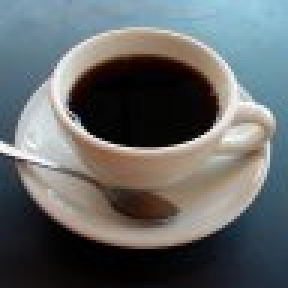
//> input picture src/coffee.jpg, 96 x 96 px (shown 3 times larger)
$ ./gen_shift_downsample_image ../coffee.jpg   (built with g++ and OpenCV 4)
//> lines starting //> are read from the running program, lines starting //| are printed output that depends on the picture
### src/final/debug.h
/* For OpenCV functions and data types */
#include <opencv/cv.h>
#include <opencv2/core/core.hpp>
#include <opencv2/highgui/highgui.hpp>

/* For console I/O */
#include <iostream>

/* For string variables and functions */
#include <string>

/* For creating vectors of various data types */
#include <vector>

//#define DEBUG

void debug(std::string);
void printMatrix(cv::Mat);

### src/final/input_image.h
#ifndef INPUT_IMAGE
#define INPUT_IMAGE

struct input_image {
	std::string name;
	cv::Mat file;
	int vertical_shift;
	int horizontal_shift;
	float prob;
	float score;
};

#endif

### src/final/load_images.h
/* For OpenCV datatypes and functions */
#include <opencv/cv.h>
#include <opencv2/core/core.hpp>
#include <opencv2/highgui/highgui.hpp>

#include <sys/types.h>
#include <dirent.h>
#include <errno.h>

/* For creating vectors of various data types */
#include <vector>

/* For string variables and functions */
#include <string>

/* For Console I/O */
#include <iostream>

/* This class uses input_images */
#include "input_image.h"

/* For debugging purposes */
#include "debug.h"

void load_images(std::string dir,std::vector<input_image> *);

### src/final/image_manipulations.h
#ifdef _MSC_VER
#else
	#include <opencv/cv.h>
	#include <opencv2/core/core.hpp>
	#include <opencv2/highgui/highgui.hpp>
#endif
#include <iostream>

cv::Mat shiftMat(cv::Mat, int, int);
cv::Mat shiftMatRot(cv::Mat, int, int);
cv::Mat genShiftDownsampleMat(cv::Mat, int, int, int);
void copyRegion(cv::Mat&, cv::Mat&, int, int, int, int, int, int, int, int);

### src/final/image_manipulations.cpp
#include "image_manipulations.h"

using namespace std;
using namespace cv;


/******************************************************************************

    shiftMat accepts a CV_32F Mat and shifts it according to the integer
    parameters that are also passed to it.  It fills in the gaps left by the
    shift with the last line of pixels in the shifted image.  It then returns
    the image as a Mat.


    shiftMat:
        Mat input:
            The matrix to be shifted.
        int vertical:
            An integer value that determines how far the image needs to be
            shifted vertically.  Negative shifts upward, positive shifts
            downward.
        int horizontal:
            An integer value that determines how far the image needs to be
            shifted horizontally.  Negative shifts left, positive shifts right.

******************************************************************************/
Mat shiftMat(   Mat input,
                int vertical,
                int horizontal ){
    debug("ShiftMat called");
    Mat src;
    Mat image_shifted;
    bool opposite_direction;

    /* Do deep copy, apparently this doesn't happen when passing */
    input.copyTo(src);
    src.copyTo(image_shifted);

    opposite_direction = (vertical < 0);
    if(opposite_direction){
        vertical *= -1;
    }
    for(int i = 1; i <= vertical && i < src.rows; i++){
        if(opposite_direction){
            copyRegion(
                src,image_shifted,
                0, i, src.cols, src.rows - i,
                0, 0, src.cols, src.rows - i
            );
        }else{
            copyRegion(
                src,image_shifted,
                0, 0, src.cols, src.rows - i,
                0, i, src.cols, src.rows - i
            );
        }
    }

    /* Save changes in prep for second direction */
    image_shifted.copyTo(src);

    opposite_direction = (horizontal < 0);
    if(opposite_direction){
        horizontal *= -1;
    }
    for(int i = 1; i <= horizontal && i < src.cols; i++){
        if(opposite_direction){
            copyRegion(
                src,image_shifted,
                i, 0, src.cols - i, src.rows,
                0, 0, src.cols - i, src.rows
            );
        }else{
            copyRegion(
                src,image_shifted,
                0, 0, src.cols - i, src.rows,
                i, 0, src.cols - i, src.rows
            );
        }
    }

    return image_shifted;
}

/******************************************************************************

    shiftMatRot accepts a CV_32F Mat and shifts it according to the integer
    parameters that are also passed to it.  It fills in the gaps left by the
    shift with the pixels that were shifted off of the other side of the image.
    It then returns the image as a Mat.


    shiftMatRot:
        Mat input:
            The matrix to be shifted.
        int vertical:
            An integer value that determines how far the image needs to be
            shifted vertically.  Negative shifts upward, positive shifts
            downward.
        int horizontal:
            An integer value that determines how far the image needs to be
            shifted horizontally.  Negative shifts left, positive shifts right.

******************************************************************************/
// [93 lines left out: function shiftMatRot, not called in this run]

/******************************************************************************

    copyRegion accepts a pointer to a source matrix and a destination matrix as
    parameters along with integer values that specify a region in each image.
    The function copys the specified region in the src Mat into the specified
    region of the dest Mat.


    copyRegion:
        Mat &src:
            Reference to a source matrix.
        Mat &dest:
            Reference to a destination matrix.
        int x1:
            The x coordinate of the left side of the selected region from src.
        int y1:
            The y coordinate of the top side of the selected region from src.
        int w1:
            The width of the region selected from src.
        int h1:
            The height of the region selected from src.
        int x2:
            The x coordinate of the left side of the selected region from dest.
        int y2:
            The y coordinate of the top side of the selected region from dest.
        int w2:
            The width of the region selected from dest.
        int h2:
            The height of the region selected from dest.

******************************************************************************/
void copyRegion(    Mat &src,
                    Mat &dest,
                    int x1,
                    int y1,
                    int w1,
                    int h1,
                    int x2,
                    int y2,
                    int w2,
                    int h2 ){
    CvRect src_region = cvRect( x1,y1,w1,h1 );
    CvRect dest_region = cvRect( x2,y2,w2,h2 );

    Mat src_roi = Mat(src,src_region);
    Mat dest_roi = Mat(dest,dest_region);

    src_roi.copyTo(dest_roi);
}

/******************************************************************************

    genShiftDownsampleMat shifts the src matrix as directed by up_down and
    left_right and then shrinks the image by a ratio of 1/downsample_ratio. It
    then returns the resulting Mat.

    genShiftDownsampleMat:
        Mat src:
            This is the source Mat to be shifted and downsampled.
        int up_down:
            An integer value that determines how far the image needs to be
            shifted vertically.  Negative shifts upward, positive shifts
            downward.
        int left_right:
            An integer value that determines how far the image needs to be
            shifted horizontally.  Negative shifts left, positive shifts right.
        int downsample_ratio:
            The inverse of the desired scale of the image.

******************************************************************************/
Mat genShiftDownsampleMat(  Mat src,
                            int up_down,
                            int left_right,
                            int downsample_ratio ){
    debug("genShiftDownSampleMat called");

    Mat gsds_image;
    int del_width = src.cols % downsample_ratio;
    int del_height = src.rows % downsample_ratio;

    gsds_image = src(
                    Range(0, src.rows-del_height),
                    Range(0, src.cols-del_width)
    );

    gsds_image = shiftMat( gsds_image, up_down, left_right);

    resize( gsds_image,
            gsds_image,
            Size(),
            float(1)/float(downsample_ratio),
            float(1)/float(downsample_ratio),INTER_LINEAR );

    return gsds_image;
}

### src/test_gen_shift_downsample/gen_shift_downsample_image.cpp
#ifdef _MSC_VER
	//FIXME: Windows includes
#else
	#include <opencv/cv.h>
	#include <opencv2/core/core.hpp>
	#include <opencv2/highgui/highgui.hpp>
#endif
#include <iostream>
#include "../final/image_manipulations.h"
#include "../final/load_images.h"

using namespace std;
using namespace cv;

int main(int argc, char* argv[]){
	if( argc != 2) {
		cout <<" Usage: display_image ImageToLoadAndDisplay" << endl;
		return -1;
  }

  Mat image = imread( argv[1] );
//> image is the input picture: 96 rows x 96 cols, CV_8UC3; mean B, G, R 103.9, 103.4, 99.7
  Mat kron_image;
  resize (image, kron_image, Size(), 4, 4, CV_INTER_AREA);
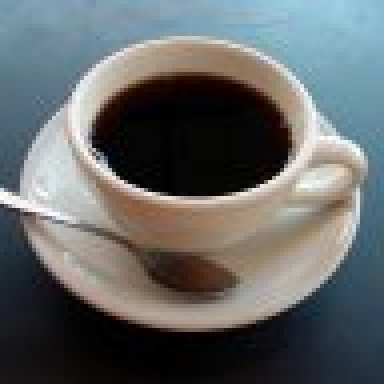
//> kron_image: 384 rows x 384 cols, CV_8UC3; mean B, G, R 103.9, 103.4, 99.7
  //kron_image = shiftMat(kron_image, 0, 0);

	//Transform image
	Mat gsds_image = genShiftDownsampleMat( kron_image, 0, 0, 4 );
//> (in genShiftDownsampleMat, `debug("genShiftDownSampleMat called");` was passed over: debug is not available in this run)
//> (in shiftMat, `debug("ShiftMat called");` was passed over: debug is not available in this run)
  Mat gsds_image1 = genShiftDownsampleMat( kron_image, 100, 0, 4 );
//> call 2 of genShiftDownsampleMat, with up_down = 100, left_right = 0, downsample_ratio = 4
//> the loop in shiftMat (call 2), `for(int i = 1; i <= vertical && i < src.rows; i++)` made 100 passes
//> (src_region in copyRegion, dest_region in copyRegion) on passes 1 to 12: (Rect(0, 0, 384, 383), Rect(0, 1, 384, 383)), (Rect(0, 0, 384, 382), Rect(0, 2, 384, 382)), (Rect(0, 0, 384, 381), Rect(0, 3, 384, 381)), (Rect(0, 0, 384, 380), Rect(0, 4, 384, 380)), (Rect(0, 0, 384, 379), Rect(0, 5, 384, 379)), (Rect(0, 0, 384, 378), Rect(0, 6, 384, 378)), (Rect(0, 0, 384, 377), Rect(0, 7, 384, 377)), (Rect(0, 0, 384, 376), Rect(0, 8, 384, 376)), (Rect(0, 0, 384, 375), Rect(0, 9, 384, 375)), (Rect(0, 0, 384, 374), Rect(0, 10, 384, 374)), (Rect(0, 0, 384, 373), Rect(0, 11, 384, 373)), (Rect(0, 0, 384, 372), Rect(0, 12, 384, 372))
//> in genShiftDownsampleMat (call 2), `resize( gsds_image, gsds_image, Size(), float(1)/float(downsample_rati..`:
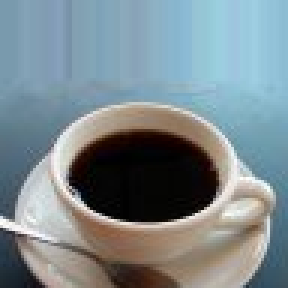
//> gsds_image: 96 rows x 96 cols, CV_8UC3 (shown 3 times larger); mean B, G, R 142.4, 137, 123.4
  Mat gsds_image2 = genShiftDownsampleMat( kron_image, 0, 100, 4 );
//> call 3 of genShiftDownsampleMat, with up_down = 0, left_right = 100, downsample_ratio = 4
//> call 3 of shiftMat, with vertical = 0, horizontal = 100
//> the loop in shiftMat (call 3), `for(int i = 1; i <= horizontal && i < src.cols; i++)` made 100 passes
//> (src_region in copyRegion, dest_region in copyRegion) on passes 1 to 12: (Rect(0, 0, 383, 384), Rect(1, 0, 383, 384)), (Rect(0, 0, 382, 384), Rect(2, 0, 382, 384)), (Rect(0, 0, 381, 384), Rect(3, 0, 381, 384)), (Rect(0, 0, 380, 384), Rect(4, 0, 380, 384)), (Rect(0, 0, 379, 384), Rect(5, 0, 379, 384)), (Rect(0, 0, 378, 384), Rect(6, 0, 378, 384)), (Rect(0, 0, 377, 384), Rect(7, 0, 377, 384)), (Rect(0, 0, 376, 384), Rect(8, 0, 376, 384)), (Rect(0, 0, 375, 384), Rect(9, 0, 375, 384)), (Rect(0, 0, 374, 384), Rect(10, 0, 374, 384)), (Rect(0, 0, 373, 384), Rect(11, 0, 373, 384)), (Rect(0, 0, 372, 384), Rect(12, 0, 372, 384))
//> after the loop in shiftMat (call 3), `for(int i = 1; i <= horizontal && i < src.cols; i++)`:
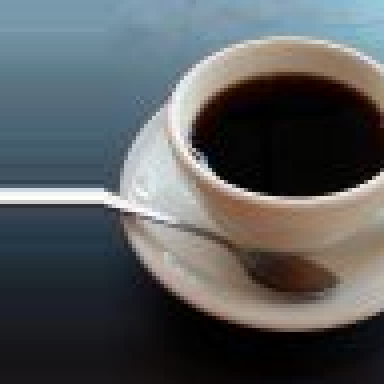
//> image_shifted: 384 rows x 384 cols, CV_8UC3; mean B, G, R 92.3, 90.5, 87.2
//> in genShiftDownsampleMat (call 3), `resize( gsds_image, gsds_image, Size(), float(1)/float(downsample_rati..`:
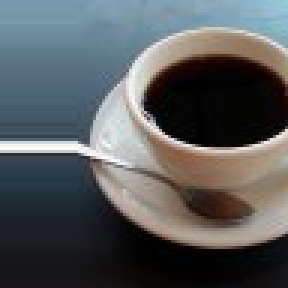
//> gsds_image: 96 rows x 96 cols, CV_8UC3 (shown 3 times larger); mean B, G, R 92.3, 90.5, 87.2
  Mat gsds_image3 = genShiftDownsampleMat( kron_image, 0, 0, 4 );
  Mat gsds_image4 = genShiftDownsampleMat( kron_image, 100, 100, 4 );
//> the loop in shiftMat (call 5), `for(int i = 1; i <= vertical && i < src.rows; i++)` made 100 passes
//> pass 2, in shiftMat (call 5), `copyRegion( src,image_shifted, 0, 0, src.cols, src.rows - i, 0, i, src..`:
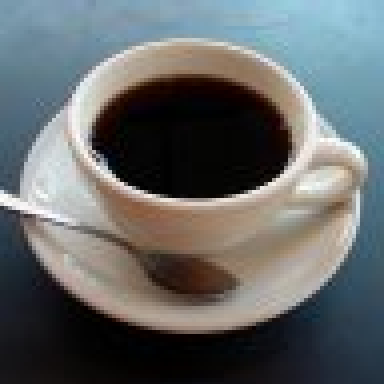
//> image_shifted: 384 rows x 384 cols, CV_8UC3; mean B, G, R 104.8, 104.2, 100.4
//> pass 3, in copyRegion (call 123), `Mat dest_roi = Mat(dest,dest_region);`:
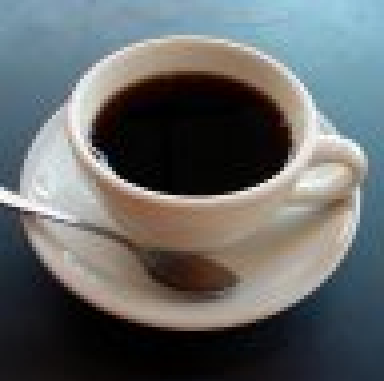
//> dest_roi: 381 rows x 384 cols, CV_8UC3; mean B, G, R 104.1, 103.7, 100.1
//> the loop in shiftMat (call 5), `for(int i = 1; i <= horizontal && i < src.cols; i++)` made 100 passes
//> after the loop in shiftMat (call 5), `for(int i = 1; i <= horizontal && i < src.cols; i++)`:
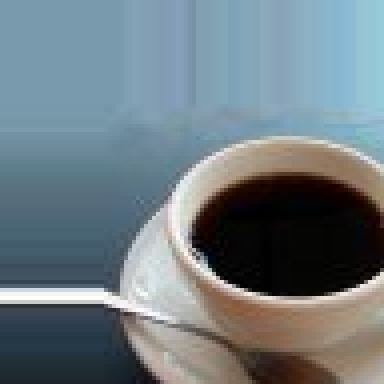
//> image_shifted: 384 rows x 384 cols, CV_8UC3; mean B, G, R 130.1, 123.1, 110
	//Show all the images
 namedWindow( "gsds_image", CV_WINDOW_AUTOSIZE );
  imshow( "gsds_image",	gsds_image );
 namedWindow( "gsds_image1", CV_WINDOW_AUTOSIZE );
  imshow( "gsds_image1",	gsds_image1 );
 namedWindow( "gsds_image2", CV_WINDOW_AUTOSIZE );
  imshow( "gsds_image2",	gsds_image2 );
 namedWindow( "gsds_image3", CV_WINDOW_AUTOSIZE );
  imshow( "gsds_image3",	gsds_image3 );
 namedWindow( "gsds_image4", CV_WINDOW_AUTOSIZE );
  imshow( "gsds_image4",	gsds_image4 );
  waitKey(0);

	return 0;
}
